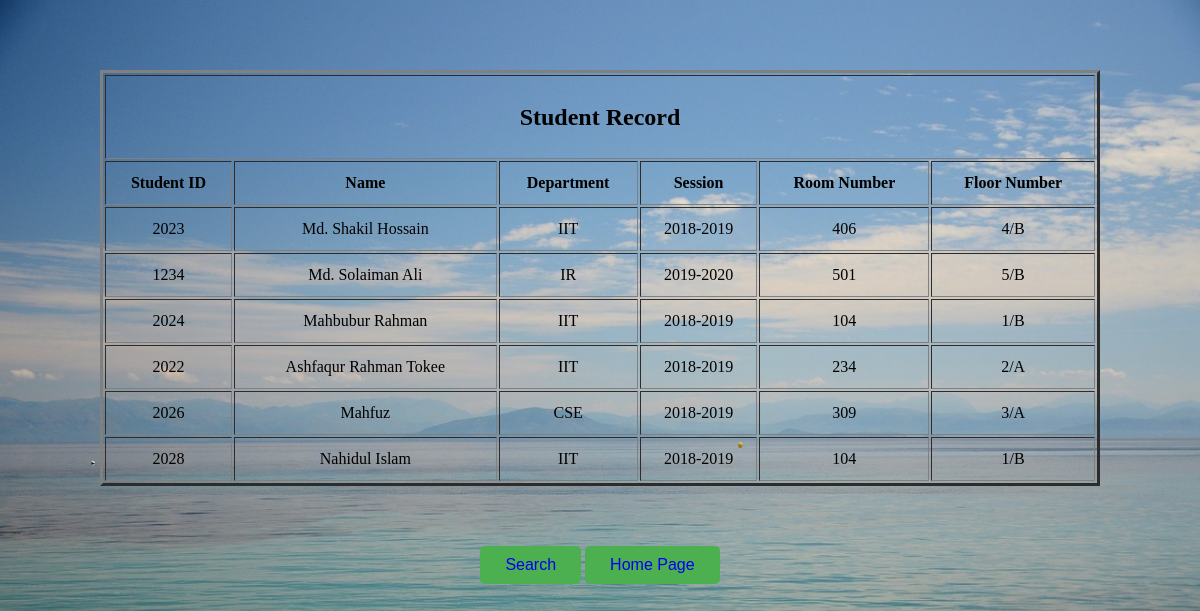
The app's page /Student/output.php with its own data.
### tables this page shows
CREATE TABLE `student` (
  `Stu_id` int(10) NOT NULL,
  `Name` varchar(40) NOT NULL,
  `Department` varchar(30) NOT NULL,
  `Session` varchar(20) NOT NULL,
  `hall` varchar(250) NOT NULL,
  `Room_Number` int(10) NOT NULL,
  `Floor_Number` varchar(10) NOT NULL
);

### Student/output.php (the view, shortened to what this page needs)
 <!DOCTYPE html>
<html>
	<head>
	</head>
	<body bgcolor="lightblue">
	<table align="center" class="table2" border="3px solid black" style="width:1000px; line-height:40px;">
	<tr>
		<th colspan="7"><h2>Student Record</h2></th>
		</tr>
			  <th> Student ID </th>
			  <th> Name </th>
			  <th> Department </th>
			  <th> Session </th>
        <th> Room Number </th>
        <th> Floor Number </th>
		<?php
    include 'connection.php';
    $sql = "select * from Student ";
    $query = mysqli_query($conn, $sql);
     while($row1=mysqli_fetch_array($query))
		{
		?>
		<tr> <td class="tdr"><?php echo $row1['Stu_id']; ?></td>
		<td class="tdr"><?php echo $row1['Name']; ?></td>
		<td class="tdr"><?php echo $row1['Department']; ?></td>
		<td class="tdr"><?php echo $row1['Session']; ?></td>
    <td class="tdr"><?php echo $row1['Room_Number']; ?></td>
    <td class="tdr"><?php echo $row1['Floor_Number']; ?></td>
		</tr>
	<?php
               }
          ?>
	</table>
  <center>
 <button class="button" > <a href="index.html" style="text-decoration: none;">Search</a> </button>
 <button class="button" > <a href="../home.php" style="text-decoration: none;">Home Page</a> </button>
              </center>
</body>
	</html>

### Student/output.php (style rules this page uses)
body { background-image: url(../images/sea2.jpg); background-repeat: no-repeat; background-size: cover; }
.tdr { text-align:center; }
.button { background-color: #4CAF50; border: none; color: white; padding: 10px 25px; text-align: center; margin-top: 60px; border-radius: 5px; text-decoration: none; display: inline-block; font-size: 16px; }
.table2 { margin-top: 70px; }

### records on screen
student: Stu_id "2023", Name "Md. Shakil Hossain", Department "IIT", Session "2018-2019", Room_Number "406", Floor_Number "4/B"
student: Stu_id "1234", Name "Md. Solaiman Ali", Department "IR", Session "2019-2020", Room_Number "501", Floor_Number "5/B"
student: Stu_id "2024", Name "Mahbubur Rahman", Department "IIT", Session "2018-2019", Room_Number "104", Floor_Number "1/B"
student: Stu_id "2022", Name "Ashfaqur Rahman Tokee", Department "IIT", Session "2018-2019", Room_Number "234", Floor_Number "2/A"
student: Stu_id "2026", Name "Mahfuz", Department "CSE", Session "2018-2019", Room_Number "309", Floor_Number "3/A"
student: Stu_id "2028", Name "Nahidul Islam", Department "IIT", Session "2018-2019", Room_Number "104", Floor_Number "1/B"
